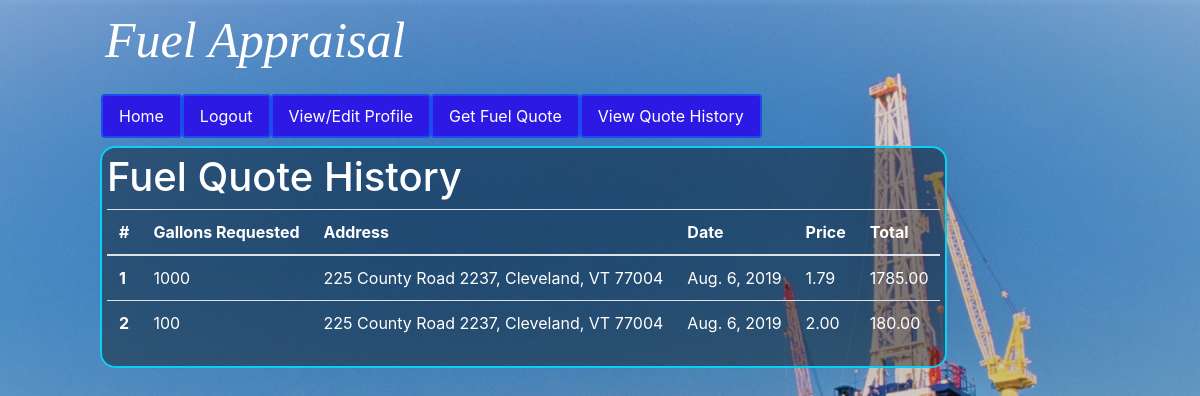
Page /quotes/history/ (signed in) on the committed database.
### fuelest/models.py (models this page shows)
class Quote(models.Model):
    id = models.AutoField(primary_key=True)
    user = models.ForeignKey(
        settings.AUTH_USER_MODEL,
        on_delete=models.CASCADE,
    )
    gallons = models.IntegerField()
    address = models.ForeignKey(Address, on_delete=models.CASCADE)
    date = models.DateField()
    price = models.DecimalField(decimal_places=2, max_digits=5)
    total = models.DecimalField(decimal_places=2, max_digits=20)

class Address(models.Model):
    id = models.AutoField(primary_key=True)
    address1 = models.CharField(max_length=100)
    address2 = models.CharField(max_length=100, blank=True)
    city = models.CharField(max_length=100)
    state = models.CharField(max_length=2, choices=STATES)
    zip = models.PositiveIntegerField()
    def __str__(self):
        if not self.address2:
            return self.address1 + ", " + self.city + ", " + self.state + " " + str(self.zip)
        else:
            return self.address1 + ", " + self.address2 + ", " + self.city + ", " + self.state + " " + str(self.zip)

### fuelest/views.py (the view)
# urls.py: path('quotes/history/', QuoteListView.as_view(), name="quotehist"),
class QuoteListView(ListView):
    template_name = "fuelest/quotehist.html"
    paginate_by = 20
    model = Quote
    def get_queryset(self):
        return Quote.objects.filter(
            user=User.objects.get(username=self.request.user.username),
        )
    def get_context_data(self, **kwargs):
        context = super().get_context_data(**kwargs)
        userprof = UserInfo.objects.filter(
            username=User.objects.get(username=self.request.user.username))
        profile_made = (len(userprof) != 0)
        context['profile_made'] = profile_made
        addr = Address.objects.get(id=UserInfo.objects.get(
            username=User.objects.get(username=self.request.user.username)).address.id)
        context['addr'] = addr
        return context

### fuelest/templates/fuelest/quotehist.html
{% extends "fuelest/base.html" %}
{% block content %}
<h1 style="color: white;"> Fuel Quote History</h1>
<table class="table" style="color: white;">
  <thead>
    <tr>
      <th scope="col" style="color: white;">#</th>
      <th scope="col" style="color: white;">Gallons Requested</th>
      <th scope="col" style="color: white;">Address</th>
      <th scope="col" style="color: white;">Date</th>
      <th scope="col" style="color: white;">Price</th>
      <th scope="col" style="color: white;">Total</th>
    </tr>
  </thead>
  <tbody>
    {% for quote in object_list %}
    <tr>
      <th scope="row">{{forloop.counter}}</th>
      <td style="color: white;">{{ quote.gallons }}</td>
      <td style="color: white;">{{ addr }}</td>
      <td style="color: white;">{{ quote.date }}</td>
      <td style="color: white;">{{ quote.price }}</td>
      <td style="color: white;">{{ quote.total }}</td>
    </tr>
    {% empty %}
    <tr>
      <td></td>
      <th scope="row" style="color: white;">No availabe quotes!</th>
    </tr>
    {% endfor %}
  </tbody>
</table>
{% endblock %}

### fuelest/static/fuelest/main.css (style rules this page uses)
body { background-image: url('Drilling_Rig.jpg'); background-size: cover; background-repeat: no-repeat; background-position: center center; height: 100%; overflow: hidden; }

### rows in the picture
Quote: gallons "1000", date "Aug. 6, 2019", price "1.79", total "1785.00"
Address: address2+address1+city "225 County Road 2237, Cleveland, VT 77004"
Quote: gallons "100", date "Aug. 6, 2019", price "2.00", total "180.00"
